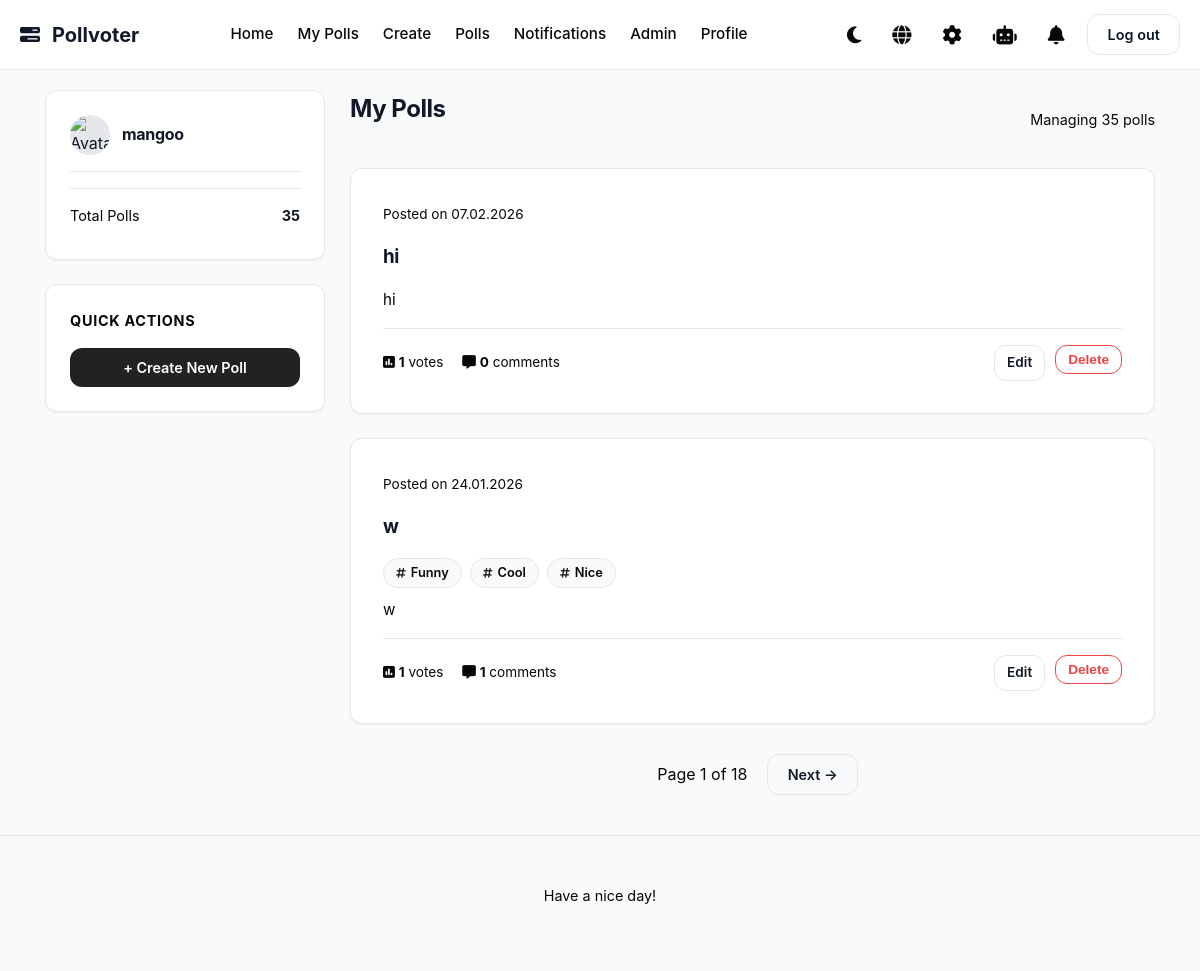
The page /my_polls (signed in) on the database its author committed.
### app/models.py (models this page shows, shortened)
class User(UserMixin, db.Model):
    __tablename__ = "user"
    id = Column(Integer, primary_key=True)
    username = Column(String(20), unique=True, nullable = False)
    created_at = Column(DateTime, default=datetime.now)
    full_name = Column(String(20))
    bio = Column(String(100))
    pfp = Column(Text)
    password_hash = Column(Text)
    is_admin = Column(Boolean, default = False)
    bg_picture = Column(Text)
    polls = relationship("Poll", back_populates="author")
    votes = relationship("Vote", back_populates="user")
    comments = relationship("Comment", back_populates="author")
    blocked = relationship(
        "User", secondary=blocklist,
        primaryjoin=(blocklist.c.blocker_id == id),
        secondaryjoin=(blocklist.c.blocked_id == id),
        backref=db.backref("blocked_by", lazy="dynamic"),
        lazy="dynamic"
    )
    followed = relationship(
        "User", secondary=followers,
        primaryjoin=(followers.c.follower_id == id),
        secondaryjoin=(followers.c.followed_id == id),
        backref=db.backref("followers", lazy="dynamic"),
        lazy="dynamic"
    )

class Poll(db.Model):
    __tablename__ = "poll"
    id = Column(Integer, primary_key=True)
    title = Column(Text, nullable=False)
    description = Column(String(120))
    created_at = Column(DateTime, default=datetime.now)
    user_id = Column(Integer, ForeignKey("user.id"), nullable=False)
    end_date = Column(DateTime, nullable=True)
    author = relationship("User", back_populates="polls")
    comments = relationship("Comment", back_populates="poll", cascade="all, delete-orphan")
    options = relationship("PollOption", back_populates="poll", cascade="all, delete-orphan")
    votes = relationship("Vote", back_populates="poll", cascade="all, delete-orphan")
    tags = relationship("Tag", secondary=poll_tags, backref=db.backref("polls", lazy = "dynamic"))
    def getvotecount(self):
        return len(self.votes)

class Tag(db.Model):
    __tablename__ = "tag"
    id = Column(Integer, primary_key=True)
    name = Column(Text, unique=True)

### app/routes.py (the view)
@polls.route("/my_polls")
@login_required
def my_polls():
    page = request.args.get("page", 1, type=int)
    user_polls = Poll.query.filter_by(user_id = current_user.id).order_by(Poll.created_at.desc()).paginate(page=page, per_page=2)
    return render_template("my_polls.html", polls = user_polls)

### app/routes.py (called while the page is built)
@main.app_context_processor
def dropdown_notifications():
    if current_user.is_authenticated:
        unread_count = Notification.query.filter_by(recipient_id = current_user.id, is_read = False).count()
        latest_notifs = Notification.query.filter_by(recipient_id = current_user.id).order_by(Notification.created_at.desc()).limit(5).all()
        return dict(unread_count = unread_count, latest_notifs = latest_notifs)
    return dict(unread_count = 0, latest_notifs = [])

### app/templates/my_polls.html (shortened to what this page needs)
{% extends "base.html" %}
{% block content %}
<div class="dashboard-layout">
    <aside class="sidebar">
        <div class="sidebar-widget">
            <div class="user-row">
                <img src="{{ current_user.avatar_url or url_for('static', filename='default_avatar.png') }}" class="avatar-sm" alt="{{ _('Avatar') }}">
                <div class="user-info">
                    <h3 style="margin:0; font-size:1rem;">{{ current_user.username }}</h3>
                </div>
            </div>
            <hr style="border: 0; border-top: 1px solid var(--border-subtle); margin: 15px 0;">
            <div style="font-size: 0.9rem; color: var(--text-muted);">
                <div style="display:flex; justify-content:space-between; margin-bottom: 8px;">
                    <span>{{ _('Total Polls') }}</span>
                    <b style="color: var(--text-main);">{{ polls.total }}</b>
                </div>
            </div>
        </div>
        <div class="sidebar-widget">
            <h3 class="widget-title">{{ _('Quick Actions') }}</h3>
            <a href="{{ url_for('polls.create_poll') }}" class="btn btn-primary" style="display:block; text-align:center; width:100%;">
                {{ _('+ Create New Poll') }}
            </a>
        </div>
    </aside>
    <main class="feed">
        <div style="display:flex; justify-content:space-between; align-items:center; margin-bottom: 20px;">
            <h2>{{ _('My Polls') }}</h2>
            <span style="color: var(--text-muted); font-size: 0.9rem;">{{ _('Managing') }} {{ polls.total }} {{ _('polls') }}</span>
        </div>
        {% if polls.items %}
            {% for poll in polls.items %}
            <div class="poll-card">
                <div class="poll-header" style="justify-content: space-between;">
                    <span style="font-size: 0.85rem; color: var(--text-muted);">
                        {{ _('Posted on') }} {{ poll.created_at.strftime('%d.%m.%Y') }}
                    </span>
                    </div>
                <div style="margin: 15px 0;">
                    <h3 class="poll-question">
                        <a href="{{ url_for('polls.poll_detail', poll_id=poll.id) }}">{{ poll.title }}</a>
                    </h3>
                                            {% if poll.tags %}
                    <div class="poll-tags-container" style="margin-top: 15px; margin-bottom: 10px;">
                        {% for tag in poll.tags %}
                            <a href="{{ url_for('main.home', tag=tag.name) }}" class="tag-pill">
                                <i class="fa-solid fa-hashtag"></i> {{ tag.name }}
                            </a>
                        {% endfor %}
                    </div>
                        {% endif %}
                    {% if poll.description %}
                        <p style="font-size: 0.95rem; color: var(--text-muted); margin-bottom: 15px;">
                            {{ poll.description }}
                        </p>
                    {% endif %}
                </div>
                <div class="poll-meta-footer">
                    <div class="stats">
                        <span style="margin-right: 15px;">
                            <i class="fa-solid fa-square-poll-vertical"></i> <strong>{{ poll.getvotecount() }}</strong> {{ _('votes') }}
                        </span>
                        <span>
                            <i class="fa-solid fa-message"></i> <strong>{{ poll.comments|length }}</strong> {{ _('comments') }}
                        </span>
                    </div>
                    <div class="actions" style="display:flex; gap: 10px;">
                        <a href="{{ url_for('polls.edit_poll', poll_id=poll.id) }}" class="btn btn-outline" style="padding: 6px 12px; font-size: 0.85rem;">
                            {{ _('Edit') }}
                        </a>
                        <form action="{{url_for('polls.delete_poll', poll_id = poll.id)}}" method="POST" style="display:inline;">
                            <button type="submit" class="btn btn-outline"
                                    style="padding: 6px 12px; font-size: 0.85rem; color: #EF4444; border-color: #EF4444;"
                                    onclick="return confirm('{{ _('Are you sure you want to delete this poll?') }}')">
                                {{ _('Delete') }}
                            </button>
                        </form>
                    </div>
                </div>
            </div>
            {% endfor %}
            <div class="pagination" style="display: flex; justify-content: center; gap: 10px; margin-top: 30px;">
                <span style="display: flex; align-items: center; padding: 0 10px; color: var(--text-muted);">
                    {{ _('Page') }} {{ polls.page }} {{ _('of') }} {{ polls.pages }}
                </span>
                {% if polls.has_next %}
                    <a href="{{ url_for('polls.my_polls', page=polls.next_num) }}" class="btn btn-outline">{{ _('Next →') }}</a>
                {% endif %}
            </div>
        {% endif %}
    </main>
</div>
{% endblock %}

### app/static/styles.css (style rules this page uses)
:root { --bg-body: #F9FAFB; --bg-card: #FFFFFF; --bg-nav: rgba(255, 255, 255, 0.9); --text-main: #111827; --text-muted: #070707; --primary: #222222; --primary-hover: #2b2b2b; --border-subtle: #E5E7EB; --shadow-sm: 0 1px 2px 0 rgba(0, 0, 0, 0.05); --shadow-md: 0 4px 6px -1px rgba(0, 0, 0, 0.1), 0 2px 4px -1px rgba(0, 0, 0, 0.06); --shadow-lg: 0 10px 15px -3px rgba(0, 0, 0, 0.1); --radius-md: 12px; --radius-full: 9999px; }
* { box-sizing: border-box; margin: 0; padding: 0; }
body { background-color: var(--bg-body); color: var(--text-main); font-family: 'Inter', system-ui, -apple-system, sans-serif; line-height: 1.6; transition: background-color 0.3s ease, color 0.3s ease; -webkit-font-smoothing: antialiased; }
a { text-decoration: none; color: inherit; transition: color 0.2s; }
.btn { display: inline-block; padding: 0.5rem 1.2rem; border-radius: var(--radius-md); font-weight: 600; font-size: 0.9rem; cursor: pointer; border: none; transition: transform 0.1s ease, box-shadow 0.2s ease; }
.btn-primary { background-color: var(--primary); color: white; }
.btn-outline { background: transparent; border: 1px solid var(--border-subtle); color: var(--text-main); }
.poll-card, .card, .profile-container, .auth-box { background-color: var(--bg-card); border-radius: var(--radius-md); padding: 2rem; margin-bottom: 1.5rem; border: 1px solid var(--border-subtle); box-shadow: var(--shadow-sm); transition: transform 0.2s ease, box-shadow 0.2s ease; }
h1, h2, h3 { color: var(--text-main); margin-bottom: 1rem; font-weight: 700; letter-spacing: -0.02em; }
p { color: var(--text-muted); margin-bottom: 1rem; }
.dashboard-layout { display: flex; flex-direction: column; gap: 24px; }
@media (min-width: 992px) { .dashboard-layout { display: grid; grid-template-columns: 320px 1fr; gap: 30px; align-items: start; } }
.sidebar-widget { background-color: var(--bg-card); border-radius: var(--radius-md); padding: 1.5rem; border: 1px solid var(--border-subtle); margin-bottom: 1.5rem; box-shadow: var(--shadow-sm); }
.widget-title { font-size: 0.9rem; font-weight: 700; color: var(--text-muted); margin-bottom: 1rem; text-transform: uppercase; letter-spacing: 0.05em; }
.user-row { display: flex; align-items: center; gap: 12px; margin-bottom: 1rem; padding-bottom: 1rem; border-bottom: 1px solid var(--border-subtle); }
.avatar-sm { width: 40px; height: 40px; border-radius: 50%; object-fit: cover; background-color: var(--border-subtle); }
.poll-meta-footer { display: flex; justify-content: space-between; align-items: center; margin-top: 1rem; padding-top: 1rem; border-top: 1px solid var(--border-subtle); font-size: 0.85rem; color: var(--text-muted); }
@media (min-width: 992px) { .dashboard-layout { display: grid; grid-template-columns: 280px 1fr; gap: 25px; align-items: start; } }
.dashboard-layout h2 { margin-top: 0; margin-bottom: 20px; font-size: 1.5rem; }
.poll-tags-container { display: flex; flex-wrap: wrap; gap: 8px; }
.tag-pill { display: inline-flex; align-items: center; gap: 5px; padding: 4px 12px; background-color: var(--bg-body); border: 1px solid var(--border-subtle); border-radius: var(--radius-full); font-size: 0.8rem; font-weight: 600; color: var(--text-muted); transition: all 0.2s ease; }
.tag-pill i { font-size: 0.7rem; color: var(--primary); }

### rows shown on the page
User: username "mangoo"
Poll: created_at "07.02.2026", title "hi", description "hi", getvotecount "1", comments|length "0"
Poll: created_at "24.01.2026", title "w", description "w", getvotecount "1", comments|length "1"
Tag: name "Funny"
Tag: name "Cool"
Tag: name "Nice"

### other values the page prints
{{ polls.total }} "35"
{{ polls.page }} "1"
{{ polls.pages }} "18"
